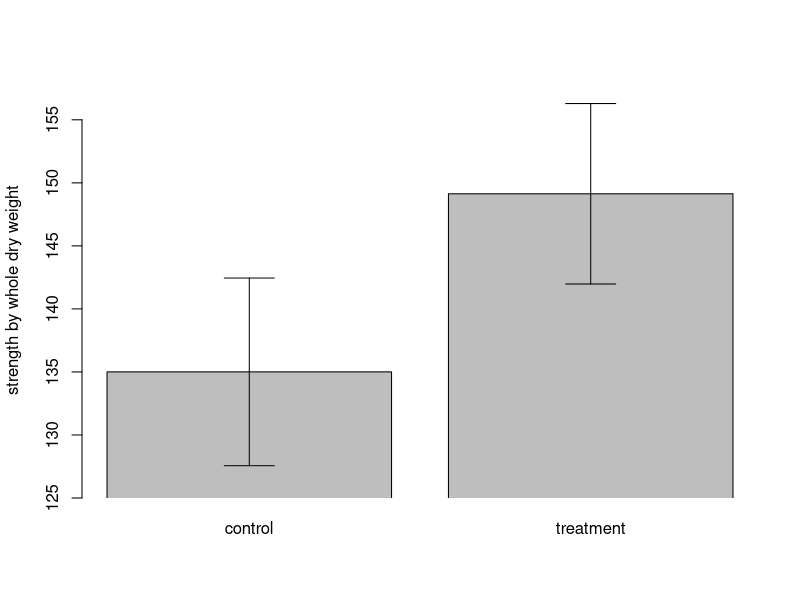

The R script that drew this image:
# ===================================================================
# 00a_shell_strength_ANCOVA.R
# Purpose: Shell strength of the 5-month-old oysters (2.5 mm start size)
#          used for transcriptomics: picks the best size covariate (AIC),
#          runs the ANCOVA (Table 1) and plots strength / whole dry
#          weight by treatment (Figure 4).
# Input:   data/phenotype/shell_strength_5month_2.5mm.csv
#          (the 180 oysters from the Chapter 3 master data sheet,
#           "Inducible Defenses End 8-26 Master.csv", with
#           Age.Months == 5 and Start.Size..mm. == 2.5)
# Output:  results/00_phenotype/
# Run from the repository root (open Transcriptomics2025.Rproj).
# ===================================================================
dir.create("results/00_phenotype", recursive = TRUE, showWarnings = FALSE)


ID_5_2.5 <- read.csv("data/phenotype/shell_strength_5month_2.5mm.csv", header = TRUE)
dim(ID_5_2.5)   # 180 oysters (90 control, 90 treatment)

ID_5_2.5$treatment        <- as.factor(ID_5_2.5$treatment)
ID_5_2.5$strength.right   <- as.numeric(ID_5_2.5$strength.right)
ID_5_2.5$dry.weight.whole <- as.numeric(ID_5_2.5$dry.weight.whole)

# ---- Which size variable best explains strength? (lowest AIC wins) ----
m1 <- lm(strength.right ~ height,           data = ID_5_2.5)
m2 <- lm(strength.right ~ dry.weight.whole, data = ID_5_2.5)
m3 <- lm(strength.right ~ length,           data = ID_5_2.5)
m4 <- lm(strength.right ~ dry.weight.right, data = ID_5_2.5)
AIC(m1, m2, m3, m4)

# Average size at crushing
mean(ID_5_2.5$height)

# ---- ANCOVA: strength ~ treatment * whole dry weight (Table 1) ----
ancova_5_2.5 <- lm(strength.right ~ treatment * dry.weight.whole, data = ID_5_2.5)
summary(ancova_5_2.5)
table1 <- anova(ancova_5_2.5)
print(table1)
write.csv(as.data.frame(table1), "results/00_phenotype/Table1_ANCOVA_strength.csv")

# ---- Figure 4: strength / whole dry weight by treatment (mean +/- SE) ----
strength.dryweightwhole <- ID_5_2.5$strength.right / ID_5_2.5$dry.weight.whole

means <- tapply(strength.dryweightwhole, ID_5_2.5$treatment, mean)
sds   <- tapply(strength.dryweightwhole, ID_5_2.5$treatment, sd)
ns    <- tapply(strength.dryweightwhole, ID_5_2.5$treatment, length)
ses   <- sds / sqrt(ns)
print(data.frame(mean = means, se = ses, n = ns))

png("results/00_phenotype/Figure4_strength_by_dry_weight.png", width = 1200, height = 1200, res = 200)
b <- barplot(means, ylim = c(min(pretty(means - ses)), max(pretty(means + ses))),
             xpd = FALSE, ylab = "strength by whole dry weight")
arrows(b, means + ses, b, means - ses, angle = 90, code = 3)
dev.off()
